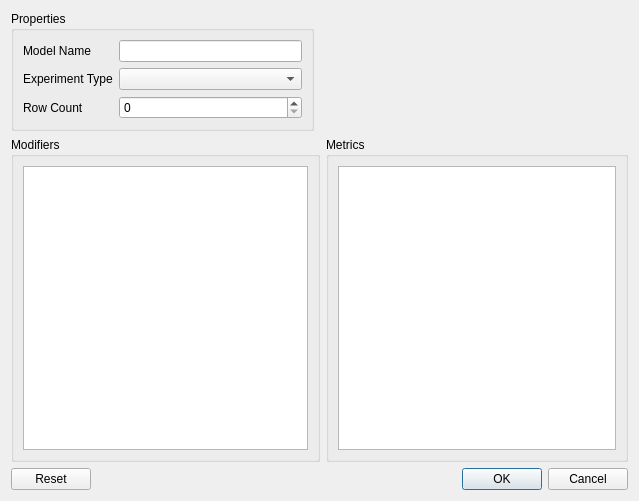
<?xml version="1.0" encoding="UTF-8"?>
<ui version="4.0">
 <class>Plugins::OpenSpeedShop::ModelDescriptorWidget</class>
 <widget class="QWidget" name="Plugins::OpenSpeedShop::ModelDescriptorWidget">
  <property name="geometry">
   <rect>
    <x>0</x>
    <y>0</y>
    <width>639</width>
    <height>501</height>
   </rect>
  </property>
  <property name="windowTitle">
   <string>Dialog</string>
  </property>
  <layout class="QGridLayout" name="gridLayout_5" columnstretch="1,0,1">
   <item row="0" column="0">
    <widget class="QGroupBox" name="groupBox">
     <property name="title">
      <string>Properties</string>
     </property>
     <layout class="QGridLayout" name="gridLayout">
      <item row="1" column="0">
       <widget class="QLabel" name="lblExperimentType">
        <property name="sizePolicy">
         <sizepolicy hsizetype="Fixed" vsizetype="Preferred">
          <horstretch>0</horstretch>
          <verstretch>0</verstretch>
         </sizepolicy>
        </property>
        <property name="text">
         <string>Experiment Type</string>
        </property>
       </widget>
      </item>
      <item row="1" column="1">
       <widget class="QComboBox" name="cmbExperimentType"/>
      </item>
      <item row="2" column="0">
       <widget class="QLabel" name="lblRowCount">
        <property name="sizePolicy">
         <sizepolicy hsizetype="Fixed" vsizetype="Preferred">
          <horstretch>0</horstretch>
          <verstretch>0</verstretch>
         </sizepolicy>
        </property>
        <property name="text">
         <string>Row Count</string>
        </property>
       </widget>
      </item>
      <item row="2" column="1">
       <widget class="QSpinBox" name="txtRowCount"/>
      </item>
      <item row="0" column="0">
       <widget class="QLabel" name="lblModelName">
        <property name="text">
         <string>Model Name</string>
        </property>
       </widget>
      </item>
      <item row="0" column="1">
       <widget class="QLineEdit" name="txtModelName"/>
      </item>
     </layout>
    </widget>
   </item>
   <item row="0" column="1" colspan="2">
    <spacer name="horizontalSpacer">
     <property name="orientation">
      <enum>Qt::Horizontal</enum>
     </property>
     <property name="sizeHint" stdset="0">
      <size>
       <width>315</width>
       <height>20</height>
      </size>
     </property>
    </spacer>
   </item>
   <item row="1" column="0" colspan="2">
    <widget class="QGroupBox" name="grpModifiers">
     <property name="title">
      <string>Modifiers</string>
     </property>
     <layout class="QHBoxLayout" name="horizontalLayout_2">
      <item>
       <widget class="QListWidget" name="lstModifiers">
        <property name="alternatingRowColors">
         <bool>true</bool>
        </property>
        <property name="selectionMode">
         <enum>QAbstractItemView::MultiSelection</enum>
        </property>
       </widget>
      </item>
     </layout>
    </widget>
   </item>
   <item row="1" column="2">
    <widget class="QGroupBox" name="grpMetrics">
     <property name="title">
      <string>Metrics</string>
     </property>
     <layout class="QHBoxLayout" name="horizontalLayout">
      <item>
       <widget class="QListWidget" name="lstMetrics">
        <property name="alternatingRowColors">
         <bool>true</bool>
        </property>
        <property name="selectionMode">
         <enum>QAbstractItemView::MultiSelection</enum>
        </property>
       </widget>
      </item>
     </layout>
    </widget>
   </item>
   <item row="2" column="0" colspan="3">
    <widget class="QDialogButtonBox" name="buttonBox">
     <property name="orientation">
      <enum>Qt::Horizontal</enum>
     </property>
     <property name="standardButtons">
      <set>QDialogButtonBox::Cancel|QDialogButtonBox::Ok|QDialogButtonBox::Reset</set>
     </property>
    </widget>
   </item>
  </layout>
 </widget>
 <resources/>
 <connections>
  <connection>
   <sender>buttonBox</sender>
   <signal>accepted()</signal>
   <receiver>Plugins::OpenSpeedShop::ModelDescriptorWidget</receiver>
   <slot>accept()</slot>
   <hints>
    <hint type="sourcelabel">
     <x>248</x>
     <y>254</y>
    </hint>
    <hint type="destinationlabel">
     <x>157</x>
     <y>274</y>
    </hint>
   </hints>
  </connection>
  <connection>
   <sender>buttonBox</sender>
   <signal>rejected()</signal>
   <receiver>Plugins::OpenSpeedShop::ModelDescriptorWidget</receiver>
   <slot>reject()</slot>
   <hints>
    <hint type="sourcelabel">
     <x>316</x>
     <y>260</y>
    </hint>
    <hint type="destinationlabel">
     <x>286</x>
     <y>274</y>
    </hint>
   </hints>
  </connection>
 </connections>
</ui>
